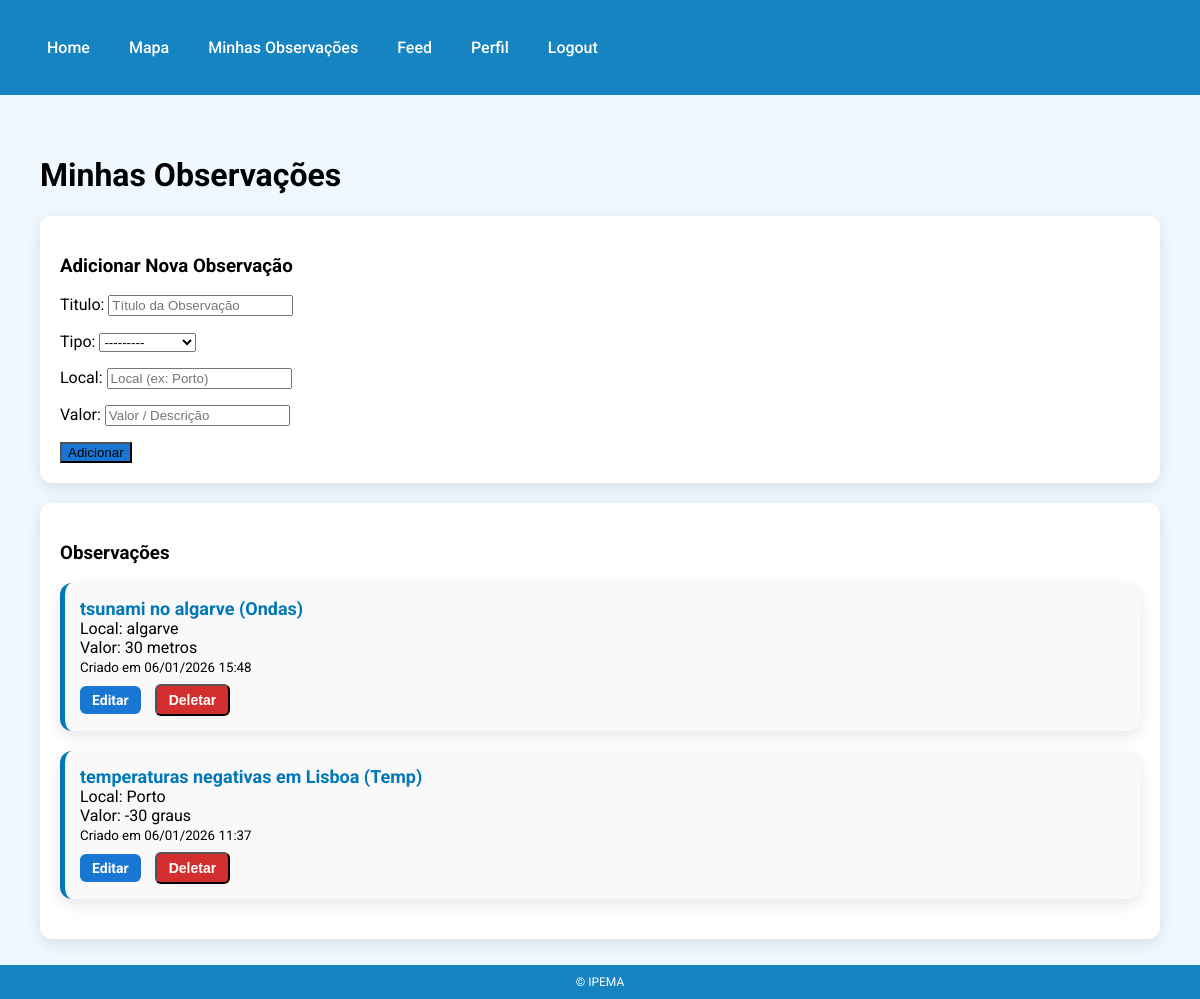
Before: /minhas-observacoes/ (signed in) with the older database file.
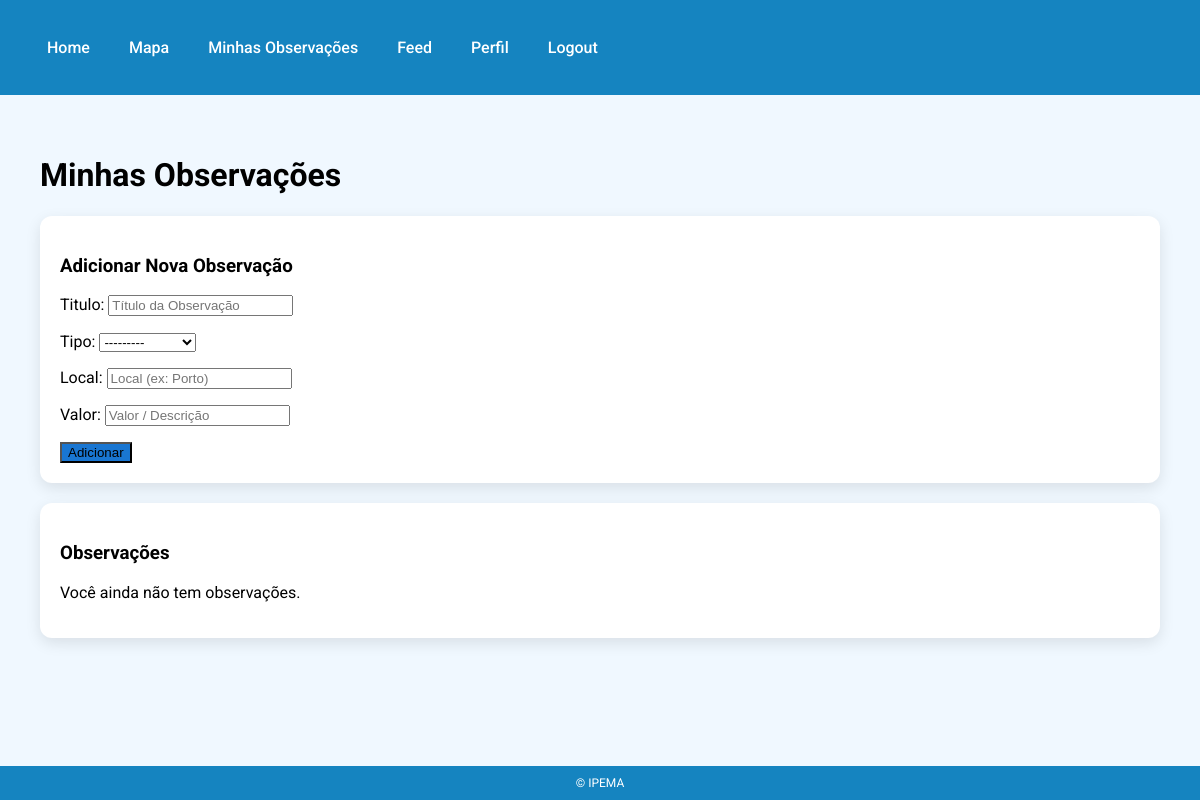
After: the same page with the newer database file.
### core/models.py (models this page shows, shortened)
class Observacao(models.Model):
    user = models.ForeignKey(User, on_delete=models.CASCADE)
    titulo = models.CharField(max_length=100)
    tipo = models.CharField(max_length=20, choices=TIPOS_OBSERVACAO)
    local = models.CharField(max_length=100)
    valor = models.CharField(max_length=200)
    latitude = models.FloatField(blank=True, null=True)
    longitude = models.FloatField(blank=True, null=True)
    created_at = models.DateTimeField(auto_now_add=True)

### core/views.py (the view)
# urls.py: path('minhas-observacoes/', minhas_observacoes, name='minhas_observacoes'),
@login_required
def minhas_observacoes(request):
    observacoes = Observacao.objects.filter(user=request.user).order_by('-created_at')
    if request.method == 'POST':
        form = ObservacaoForm(request.POST)
        if form.is_valid():
            nova_obs = form.save(commit=False)
            nova_obs.user = request.user
            nova_obs.save()
            messages.success(request, "Observação adicionada com sucesso!")
            return redirect('minhas_observacoes')
    else:
        form = ObservacaoForm()
    return render(request, 'core/minhas_observacoes.html', {
        'observacoes': observacoes,
        'form': form
    })

### core/forms.py
class ObservacaoForm(forms.ModelForm):
    class Meta:
        model = Observacao
        fields = ['titulo', 'tipo', 'local', 'valor']
        widgets = {
            'titulo': forms.TextInput(attrs={'placeholder': 'Título da Observação'}),
            'tipo': forms.Select(),
            'local': forms.TextInput(attrs={'placeholder': 'Local (ex: Porto)'}),
            'valor': forms.TextInput(attrs={'placeholder': 'Valor / Descrição'}),
        }

### core/templates/core/minhas_observacoes.html (shortened to what this page needs)
{% extends 'core/base.html' %}
{% block content %}
<div class="dashboard-main">
    <h1>Minhas Observações</h1>
    <div class="card">
        <h3>Adicionar Nova Observação</h3>
        <form method="post">
            {{ form.as_p }}
            <button type="submit" class="btn-editar">Adicionar</button>
        </form>
    </div>
    <div class="card">
        <h3>Observações</h3>
        {% if observacoes %}
            {% for obs in observacoes %}
                <div class="obs-card">
                    <strong>{{ obs.titulo }} ({{ obs.tipo }})</strong><br>
                    Local: {{ obs.local }}<br>
                    Valor: {{ obs.valor }}<br>
                    <small>Criado em {{ obs.created_at|date:"d/m/Y H:i" }}</small><br>
                    <a href="{% url 'editar_observacao' obs.id %}" class="btn-editar">Editar</a>
                    <form method="post" action="{% url 'deletar_observacao' obs.id %}" style="display:inline;">
                        <button type="submit" class="btn-deletar">Deletar</button>
                    </form>
                </div>
            {% endfor %}
        {% else %}
            <p>Você ainda não tem observações.</p>
        {% endif %}
    </div>
</div>
{% endblock %}

Changed rows visible on the page:
removed Observacao: titulo "tsunami no algarve", tipo "Ondas", local "algarve", valor "30 metros", created_at "06/01/2026 15:48"
removed Observacao: titulo "temperaturas negativas em Lisboa", tipo "Temp", local "Porto", valor "-30 graus", created_at "06/01/2026 11:37"
Other visible differences:
text now shown: "Você ainda não tem observações."
